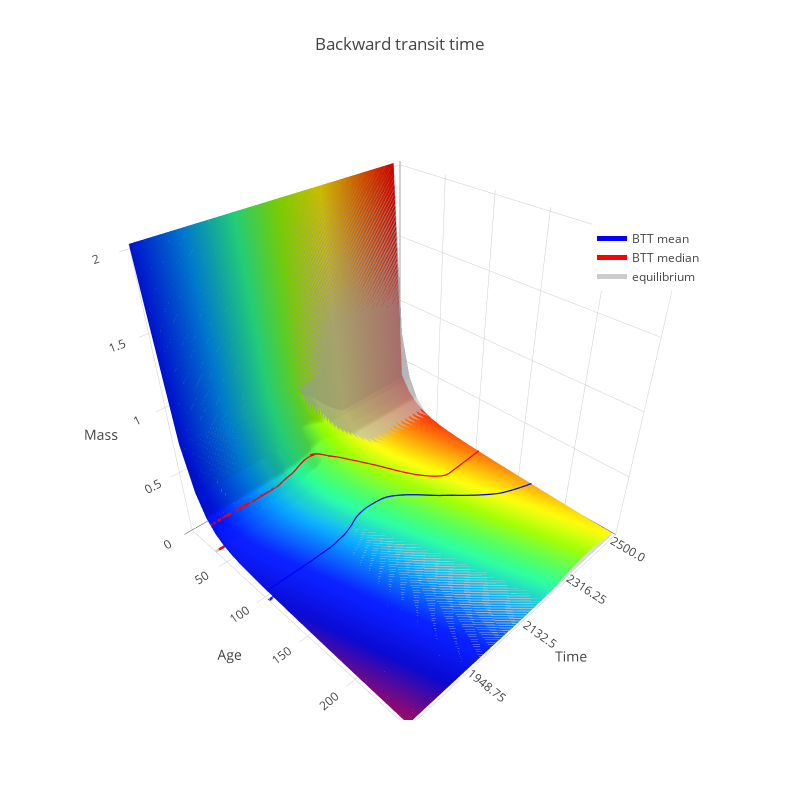

Write notebook code for a chart like this one.
### Code cell
btt_dens_fig['layout']['legend'] = dict(x=0.8, y=0.8)
iplot(btt_dens_fig)
